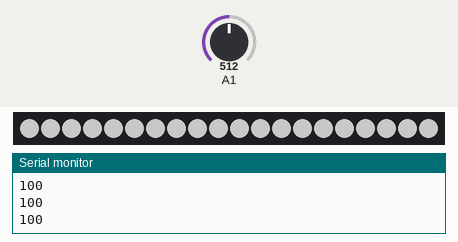
This program was run on a simulated Arduino Nano, built with avr-gcc and run on an emulated ATmega328P. Parts: 20 RGB LEDs in strip order, left to right, the last lines printed to the serial monitor. The inputs (shaded band) are chosen by the test bench; at power-on: A1 = 512. Dim RGB values are drawn brighter than linear.

Above: at 1.2 s.
1.3 s: A1 set to 0
At 2.3 s:
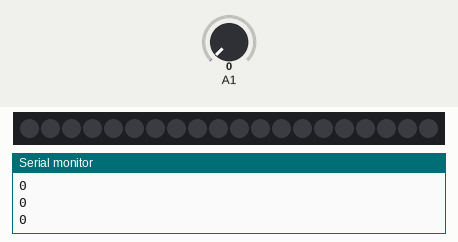
2.8 s: A1 set to 122
At 3.8 s:
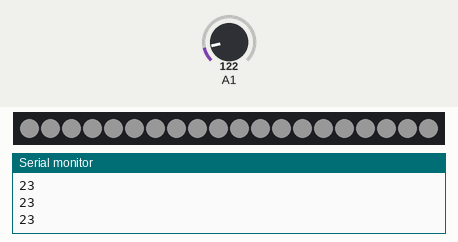
4.3 s: A1 set to 306
Timing chart, 0 to 7.3 s (numbered marks = the images above; inputs shaded):
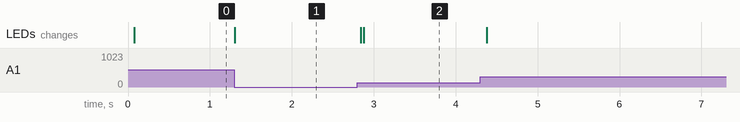

The program:

main.cpp
```cpp
#include <Arduino.h>
#include <Adafruit_NeoPixel.h>

#define LED_NUM 20
#define LED_PIN 6

Adafruit_NeoPixel* strip = new Adafruit_NeoPixel(LED_NUM, LED_PIN, NEO_GRB + NEO_KHZ800);

void pickOneLED(uint8_t ledNum, uint32_t color, uint8_t brightness, int wait);

void setup() {
  Serial.begin(115200);
  strip->begin();
  for (int i = 0; i < LED_NUM; i++)
  {
    pickOneLED(i, strip->Color(0, 0, 0), 0, 1);
  }

}

void loop() {

  int var = analogRead(A1);
  int _brighness = map(var, 0, 1023, 0, 200);
  Serial.println(_brighness);
  for (int i = 0; i < LED_NUM; i++)
  {
    pickOneLED(i, strip->Color(255, 255, 255), _brighness, 1);
  }
  delay(100);
}


void pickOneLED(uint8_t ledNum, uint32_t color, uint8_t brightness, int wait){
    strip->setBrightness(brightness);
    strip->setPixelColor(ledNum, color);
    strip->show();
    delay(wait);
}
```

Measured:
- after the input at 1.3 s, the LEDs: change at once (image 1)
- after the input at 2.8 s, the LEDs: first change at once (image 2 shows a later state)
